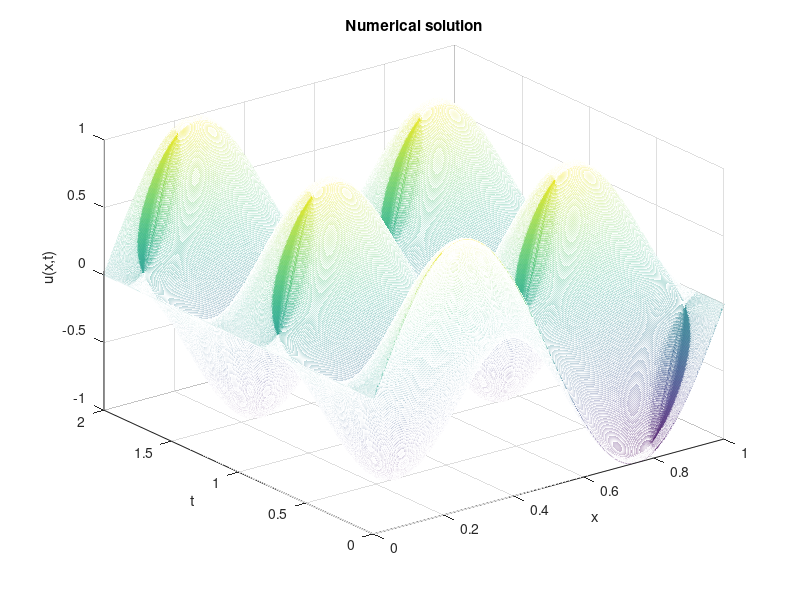
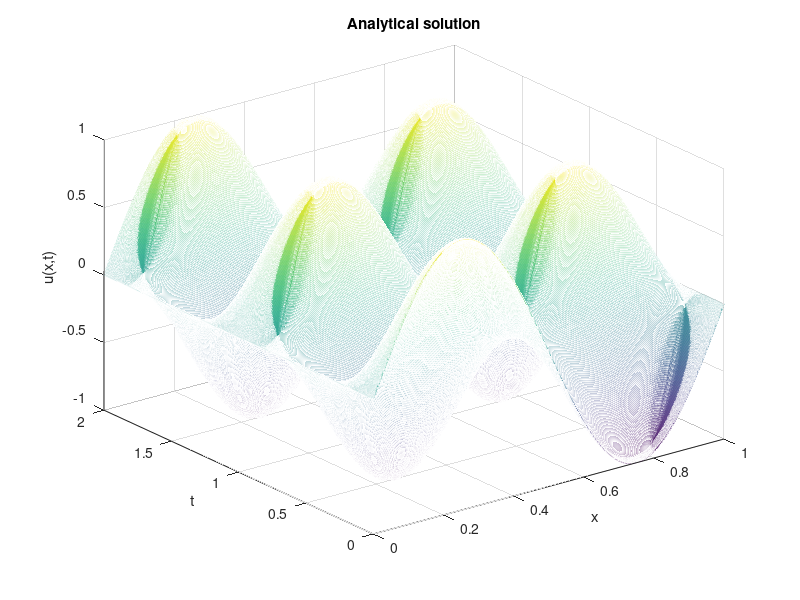

Write the MATLAB code that produced these figures, in order.
%Численный метод решения волновой задачи.
%Дифференциальное уравнение: u_tt = c^2*u_xx
%Граничные условия: u(0,t) = u(1,t) = 0
%Начальное условие: u(x,0) = sin(2*pi*x), u_t(x,0) = 0
%Решение: u(x,t) = sin(2*pi*x)*cos(2*pi*t)

%Параметры сетки
N = 1000; %Число узлов
h = 1/(N-1); %Шаг по пространству
T = 2; %Время расчета
l = 1; %Длина отрезка
%Из условия устойчивости: tau <= h
tau = h; %Шаг по времени
M = ceil(T/tau); %Число шагов по времени
x = linspace(0, l, N); %Вектор координат
t = linspace(0, T, M); %Вектор времени

%Параметры задачи
c = 1; %Скорость распространения волны
a = c^2*tau^2/h^2; %Параметр схемы

%Инициализация массивов
u = zeros(N,M); %Массив решения
u(:,1) = sin(2*pi*x); %Начальное условие
u_t_0 = zeros(N,1); %Начальное условие для первого слоя
u(1,:) = 0; %Граничное условие
u(N,:) = 0; %Граничное условие

%Численное решение
%Цикл по времени
for n = 1:M-1
    if n == 1 %Расчет второго слоя
        u(2:N-1,2) = u(2:N-1,1) + a/2*(u(3:N,1) - 2*u(2:N-1,1) + u(1:N-2,1)) + tau*u_t_0(2:N-1);
    else %Расчет остальных слоев
        u(2:N-1,n+1) = 2*u(2:N-1,n) - u(2:N-1,n-1) + a*(u(3:N,n) - 2*u(2:N-1,n) + u(1:N-2,n));
    end
end

%Аналитическое решение
u_an = sin(2*pi*x)'*cos(2*pi*t);

%Построение графиков
figure(1)
mesh(x,t,u')
title('Numerical solution')
xlabel('x')
ylabel('t')
zlabel('u(x,t)')
figure(2)
mesh(x,t,u_an')
title('Analytical solution')
xlabel('x')
ylabel('t')
zlabel('u(x,t)')

%Вывод ошибки
err = max(max(abs(u-u_an)));
disp(['Error = ',num2str(err)])
